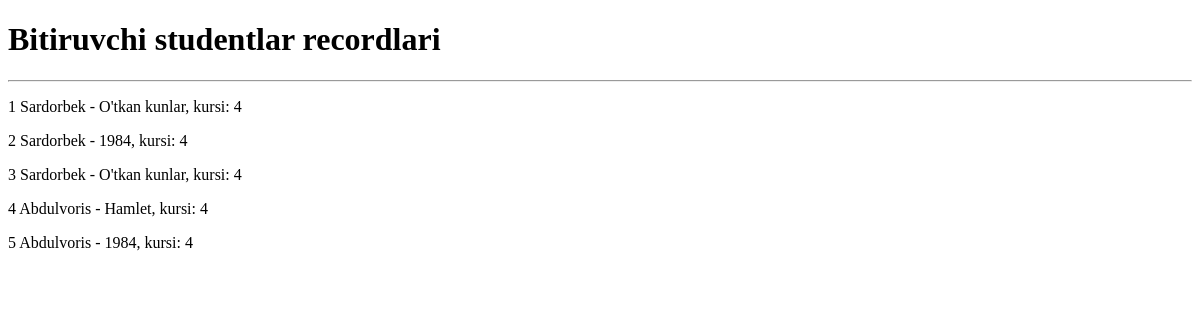
Before: /bitiruvchi_student_recordlari/ with the older database file.
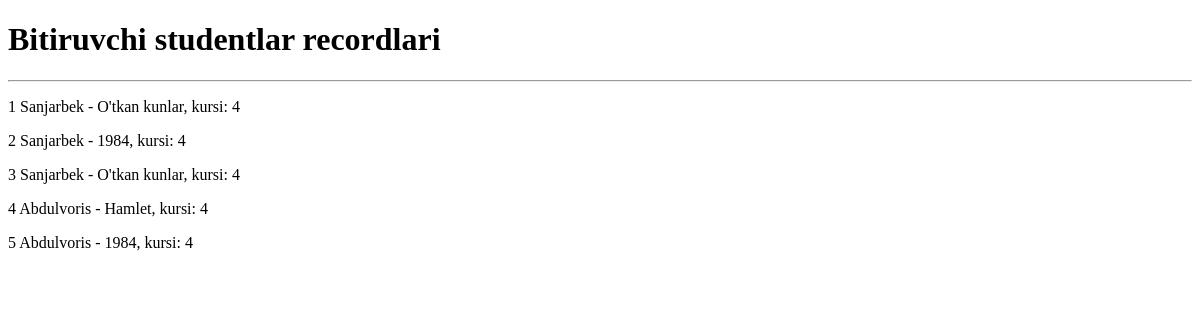
After: the same page with the newer database file.
### mainApp/models.py (models this page shows, shortened)
class Record(models.Model):
    talaba = models.ForeignKey(Talaba, on_delete=models.SET_NULL, null=True)
    kitob = models.ForeignKey(Kitob, on_delete=models.SET_NULL, null=True)
    kutubxonachi = models.ForeignKey(Kutubxonachi, on_delete=models.SET_NULL, null=True)
    olingan_sana = models.DateTimeField(auto_now_add=True)
    qaytarilgan_sana = models.DateTimeField(blank=True, null=True)
    qaytardi = models.BooleanField(default=False)
    class Meta:
        verbose_name_plural = "Rekordlar"
        verbose_name = "Rekord"

class Talaba(models.Model):
    ism = models.CharField(max_length=100)
    kurs = models.PositiveSmallIntegerField(default=1)
    guruh = models.CharField(max_length=100)
    yosh = models.PositiveSmallIntegerField(default=18)
    kitob_soni = models.PositiveSmallIntegerField(default=0)
    def __str__(self):
        return self.ism
    class Meta:
        verbose_name_plural = "Talabalar"

class Kitob(models.Model):
    nom = models.CharField(max_length=255)
    annotatsiya = models.TextField(blank=True, null=True)
    janr = models.CharField(max_length=255)
    sahifa = models.PositiveIntegerField()
    muallif = models.ForeignKey(Muallif, on_delete=SET_NULL, null=True)
    def __str__(self):
        return self.nom
    class Meta:
        verbose_name_plural = "Kitoblar"

### mainApp/views.py (the view)
# urls.py: path('bitiruvchi_student_recordlari/', bitiruvchi_student_recordlari_view, name="Bitiruvchi studentlar recordlari"),
def bitiruvchi_student_recordlari_view(request):
    bitiruvchi_student_recordlari = Record.objects.filter(talaba__kurs=4)
    context = {
        "bitiruvchi_student_recordlari" : bitiruvchi_student_recordlari
    }
    return render(request, 'bitiruvchi_student_recordlari.html', context=context)

### templates/bitiruvchi_student_recordlari.html (shortened to what this page needs)
<!DOCTYPE html>
<html lang="en">
<head>
</head>
<body>
<h1>Bitiruvchi studentlar recordlari</h1>
<hr>
{% for bitiruvchi_student_record in bitiruvchi_student_recordlari %}
  <p>
    {{ forloop.counter }}
    {{ bitiruvchi_student_record.talaba }} - {{ bitiruvchi_student_record.kitob }}, kursi: {{ bitiruvchi_student_record.talaba.kurs }}
  </p>
{% endfor %}
</body>
</html>

Changed rows visible on the page:
changed through a linked row, Record (number 1 of 5 on the later page): talaba "Sardorbek" → "Sanjarbek"
changed through a linked row, Record (number 2 of 5 on the later page): talaba "Sardorbek" → "Sanjarbek"
changed through a linked row, Record (number 3 of 5 on the later page): talaba "Sardorbek" → "Sanjarbek"
